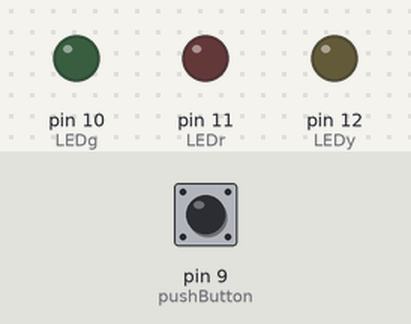
Simulated run of this sketch. Board: Arduino Uno, built with avr-gcc and run on an emulated ATmega328P. Shown: output pins drawn as LEDs (lit = HIGH). Inputs (shaded band) come from the test bench; at power-on: pin 9 (pushButton) LOW.

Above: at 1.2 s.
1.3 s: pin 9 (pushButton) pulled HIGH for 0.15 s
At 2.4 s:
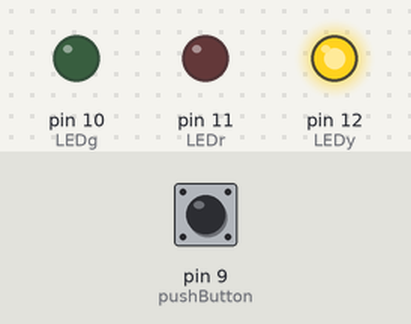
2.9 s: pin 9 (pushButton) pulled HIGH for 1 s
At 3.6 s:
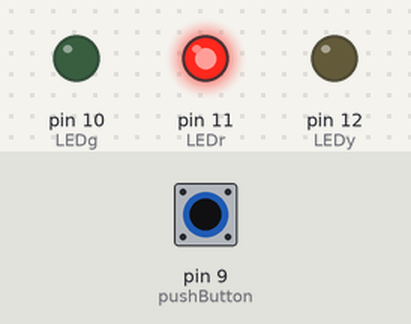
5.4 s: pin 9 (pushButton) pulled HIGH for 0.15 s
At 6.6 s:
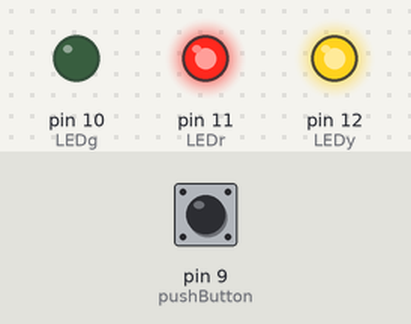
7.0 s: pin 9 (pushButton) pulled HIGH for 3.2 s
At 7.9 s:
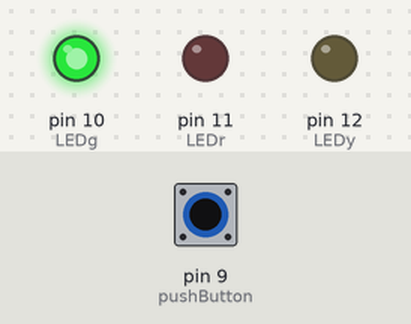
11.7 s: pin 9 (pushButton) pulled HIGH for 0.15 s
At 12.7 s:
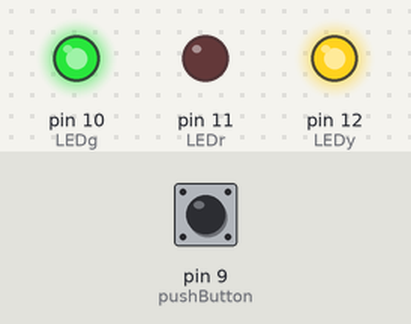
13.3 s: pin 9 (pushButton) pulled HIGH for 1 s
At 13.9 s:
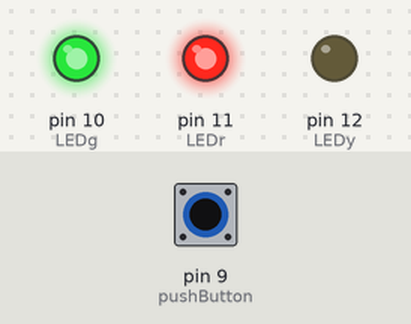
Timing chart, 0 to 16.3 s (numbered marks = the images above; inputs shaded):
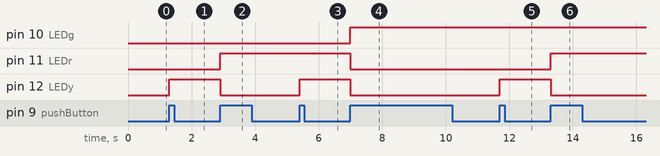

Measured:
- after the input at 1.3 s, pin 12 (LEDy): LOW → HIGH at once
- after the input at 2.9 s, pin 11 (LEDr): LOW → HIGH at once; pin 12 (LEDy): HIGH → LOW at once
- after the input at 5.4 s, pin 12 (LEDy): LOW → HIGH at once
- after the input at 7.0 s, pin 10 (LEDg): LOW → HIGH at once; pin 11 (LEDr), pin 12 (LEDy): HIGH → LOW at once
- after the input at 11.7 s, pin 12 (LEDy): LOW → HIGH at once
- after the input at 13.3 s, pin 11 (LEDr): LOW → HIGH at once; pin 12 (LEDy): HIGH → LOW at once

The sketch:

CounterNoDebounce.ino
```cpp
#define LEDg 10
#define LEDr 11
#define LEDy 12
#define pushButton 9

int counter = 0; //declare variables
boolean lastButton = 0;
boolean currentButton = 0;

void setup()
{
  pinMode(pushButton, INPUT); //declare pushbutton as input
  pinMode(LEDg, OUTPUT); //declare LEDs as outputs
  pinMode(LEDr, OUTPUT);
  pinMode(LEDy, OUTPUT);
}

void loop()
{
  currentButton = digitalRead(pushButton); //read the value from the pushButton pin
  if (lastButton == 0 && currentButton == 1) //we will remember the previous value, and only detect a "button press" if the value changes from low to high (positive edge triggered); question: how would you detect negative edge?
  {
    counter+=1; //if a button press was detected, add one to the counter
    if (counter >= 8) //since we are only implementing a 3-bit counter, we can only count from 0 to 7
    {
      counter = 0; //reset to 0 if counter went up to 8
    }
    output(counter); //call the output function, with the input being the currnt value of the counter
  }
  lastButton = currentButton;
}

void output(int counter) //declaring a new function
{
  if (counter >= 4) digitalWrite(LEDg, HIGH); //if counter is 4, 5, 6, or 7, we should turn on the first LED
  else digitalWrite(LEDg, LOW);

  if ( (counter % 4) >= 2) digitalWrite(LEDr, HIGH); //if counter is 2, 3, 6, or 7, we should turn on the second LED
  else digitalWrite(LEDr, LOW);

  if ( (counter % 2) >= 1) digitalWrite(LEDy, HIGH); //if counter is 1, 3, 5, or 7, we should turn on the third LED
  else digitalWrite(LEDy, LOW);
}
```
